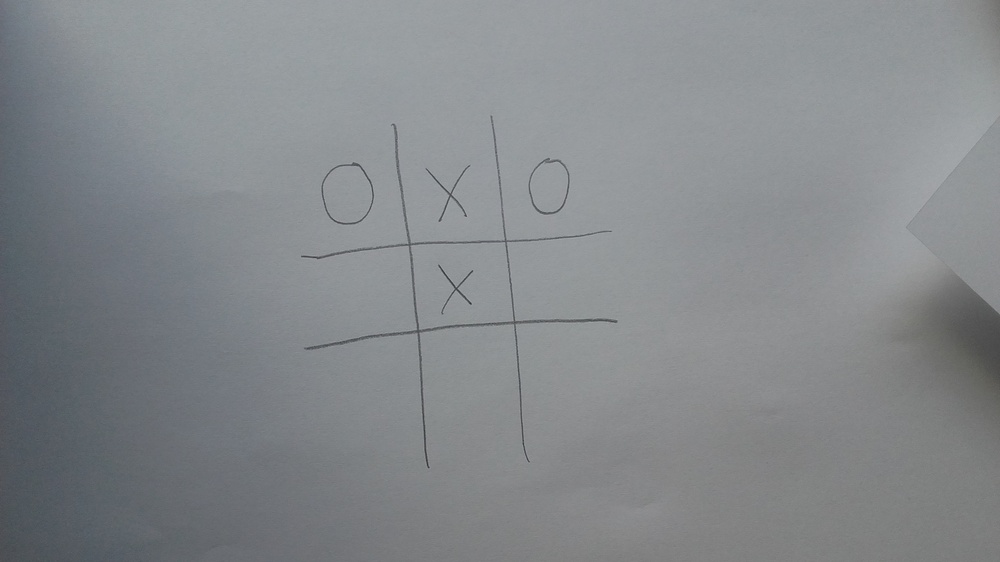
#> input picture PlanszeWejsciowe/p10.jpg, 1000 x 562 px, shrunk from 3264 x 1836 before the run, found by its file name
$ python -i board_finding.py   (imports and definitions only)   (older library calls are emulated)
#> lines starting #> are read from the running program, lines starting #| are printed output that depends on the picture; after the words box and inside, x2 and y2 are one past the last pixel; in counts of white or black regions, pixels touching at a corner belong together
import cv2
import numpy as np
import random

kernel = np.ones((5, 5), np.uint8)
minimalContourArea = 100

def delete_biggest_contour(contours):
    con = get_biggest_contour_index(contours)
    if con is not None and len(contours) > 1:
        contours.pop(con)


def get_biggest_contour_index(contours):
    con = None
    my_max = 0
    for i in range(len(contours)):
        if cv2.contourArea(contours[i]) > my_max:
            my_max = cv2.contourArea(contours[i])
            con = i
    return con


# [9 lines left out: function my_adaptive_canny, not called in this run]


def pre_process(image):
    result = cv2.GaussianBlur(image, (7, 7), 1)
    result = cv2.cvtColor(result, cv2.COLOR_BGRA2BGR)
    result = cv2.cvtColor(result, cv2.COLOR_BGR2GRAY)
    result = cv2.Canny(result, 50, 90, 3)
    result = cv2.adaptiveThreshold(result, 90, cv2.ADAPTIVE_THRESH_MEAN_C, cv2.THRESH_BINARY, 11, 2)
    result = cv2.morphologyEx(result, cv2.MORPH_CLOSE, kernel)
    return result


def get_approx_poly(contour):
    epsilon = cv2.arcLength(contour, True) * 0.02
    return cv2.approxPolyDP(contour, epsilon, True)


def find_and_manipulate_contours(img):
    _, contours, hierarchy = cv2.findContours(img, cv2.RETR_TREE, cv2.CHAIN_APPROX_NONE)
    assert (len(contours) > 0)
    delete_biggest_contour(contours)
    contours = [x for x in contours if
                cv2.contourArea(x) > minimalContourArea]
    return contours


def random_color():
    levels = range(128, 256, 32)
    return tuple(random.choice(levels) for _ in range(3))


def draw_contours_on_blank(img, contours):
    h, w, _ = np.shape(img)
    blank = np.zeros((h, w, 3), np.uint8)
    biggest_contour_index = get_biggest_contour_index(contours)
    if biggest_contour_index is not None:
        cv2.drawContours(blank, [contours[biggest_contour_index]], -1, (120, 140, 170), 1)
    return blank


def try_to_cut_board_coords(processed, contours):
    c = get_biggest_contour_index(contours)
    while c is not None and len(contours) > 1:
        if check_if_contour_looks_like_board(processed, contours[c]):
            break
        delete_biggest_contour(contours)
        c = get_biggest_contour_index(contours)
    if c is None:
        pass
    else:
        c = contours[c]
    x, y, w, h = cv2.boundingRect(c)
    cv2.rectangle(processed, (x, y), (x + w, y + h), random_color(), 2)

    return x, y, w, h


def check_if_contour_looks_like_board(processed, contour):
    not_valid_rect_to_hull = 2
    not_valid_threshold_w_h_ratio = 2
    contour = get_approx_poly(contour)
    x, y, w, h = cv2.boundingRect(contour)
    hull = cv2.convexHull(contour)
    rect_hull_ratio = 0
    if cv2.contourArea(hull) != 0:
        rect_hull_ratio = (w * h) / cv2.contourArea(hull)
    if rect_hull_ratio > not_valid_rect_to_hull:
        return False
    _, contours, hierarchy = cv2.findContours(processed, cv2.RETR_TREE, cv2.CHAIN_APPROX_NONE)
    if w / h > not_valid_threshold_w_h_ratio or h / w > not_valid_threshold_w_h_ratio:
        return False
    return True


def find_board(img_name):
#> called with img_name = 'PlanszeWejsciowe/p10.jpg'
    img_original = cv2.imread("./PlanszeWejsciowe/" + img_name)
#> img_original is the input picture: shape (562, 1000, 3); mean B, G, R 139.5, 136.4, 132.7
    processed = pre_process(img_original)
#> in pre_process, `result = cv2.Canny(result, 50, 90, 3)`:
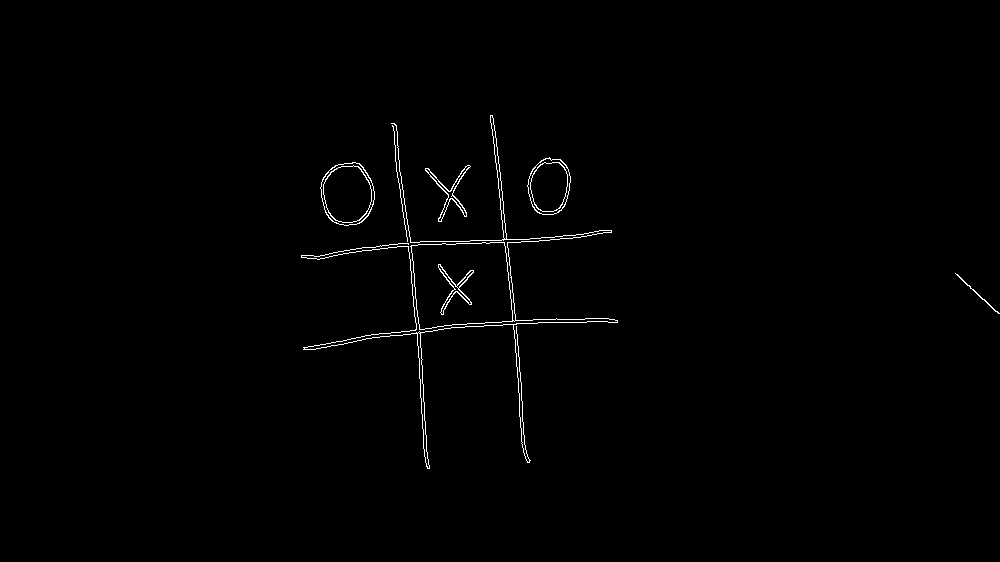
#> result: shape (562, 1000); 0.71% white in thin lines or dots, all inside (x1, y1, x2, y2) = (301, 115, 1000, 469)
#> in pre_process, `result = cv2.adaptiveThreshold(result, 90, cv2.ADAPTIVE_THRESH_MEAN_C,..`:
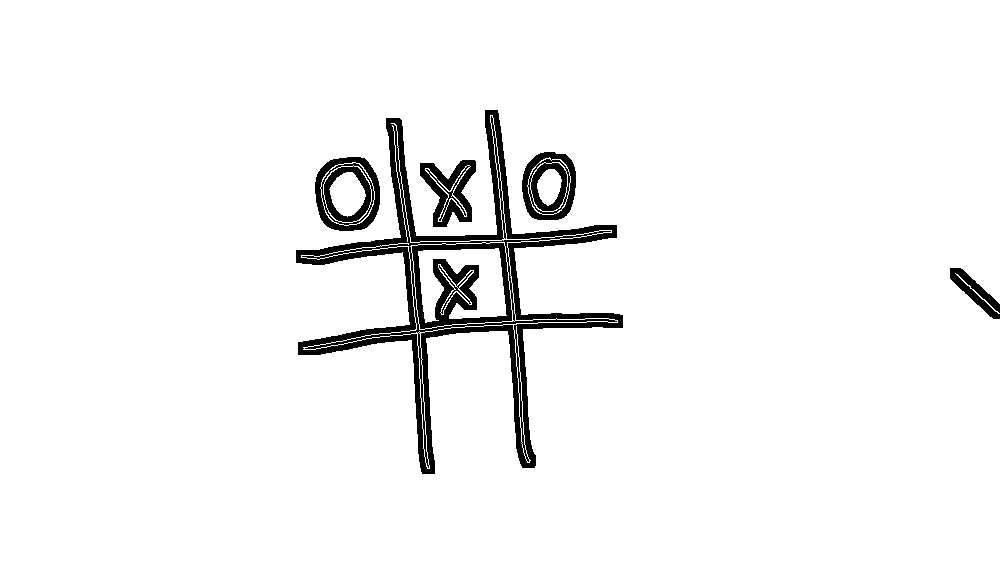
#> result: shape (562, 1000); values 0 (black) and 90 (white), 95.5% white; 5 black regions, box (x1, y1, x2, y2) and area: (296, 110, 623, 474) 18167, (315, 157, 380, 231) 2482, (522, 152, 576, 220) 2110, (420, 160, 476, 227) 1875, (950, 268, 1000, 319) 897
#> in pre_process, `result = cv2.morphologyEx(result, cv2.MORPH_CLOSE, kernel)`:
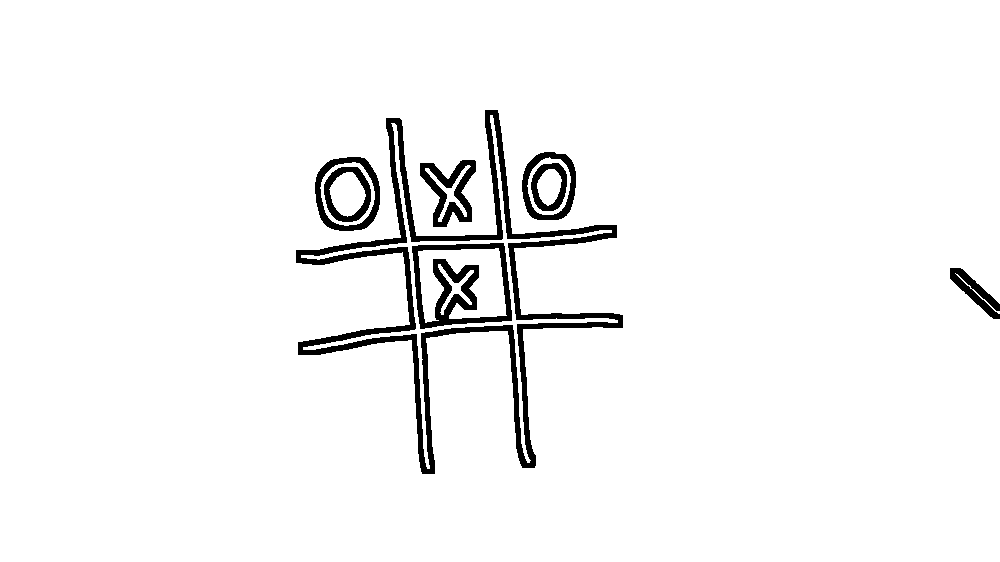
#> result: shape (562, 1000); values 0 (black) and 90 (white), 96% white; 8 black regions
    contours = find_and_manipulate_contours(processed)
#> in find_and_manipulate_contours, `_, contours, hierarchy = cv2.findContours(img, cv2.RETR_TREE, cv2.CHAI..`: contours = 17 contours; largest, box (x1, y1, x2, y2) and area: (0, 0, 1000, 562) 559411, (295, 109, 624, 475) 26050, (301, 115, 618, 469) 11310, (411, 242, 513, 330) 7614, (314, 156, 381, 232) 4142
#> the loop in get_biggest_contour_index, `for i in range(len(contours)):` made 17 passes
#> (my_max, con) on passes 1 to 2: (39, 0), (559411, 1)
#> after the loop in get_biggest_contour_index, `for i in range(len(contours)):`: con = 1; my_max = 559411
#> in delete_biggest_contour, `con = get_biggest_contour_index(contours)`: con = 1
#> in find_and_manipulate_contours, `contours = [x for x in contours if cv2.contourArea(x) > minimalContour..`: contours = 15 contours; largest, box (x1, y1, x2, y2) and area: (295, 109, 624, 475) 26050, (301, 115, 618, 469) 11310, (411, 242, 513, 330) 7614, (314, 156, 381, 232) 4142, (418, 248, 507, 323) 3616
    x, y, w, h = try_to_cut_board_coords(processed, contours)
#> the loop in get_biggest_contour_index (call 2), `for i in range(len(contours)):` made 15 passes
#> my_max on passes 1, 3, 11: 2300.5, 4141.5, 26049.5
#> in try_to_cut_board_coords, `c = get_biggest_contour_index(contours)`: c = 10
#> the loop in try_to_cut_board_coords, `while c is not None and len(contours) > 1:` made 1 pass
#> (not_valid_rect_to_hull in check_if_contour_looks_like_board, not_valid_threshold_w_h_ratio in check_if_contour_looks_like_board, x in check_if_contour_looks_like_board, y in check_if_contour_looks_like_board, w in check_if_contour_looks_like_board, h in check_if_contour_looks_like_board, rect_hull_ratio in check_if_contour_looks_like_board) on pass 1: (2, 2, 295, 109, 329, 366, 1.34)
#> in try_to_cut_board_coords, `c = contours[c]`: c = contour of 2277 points, box (x1, y1, x2, y2) (295, 109, 624, 475), area 26050
#> in try_to_cut_board_coords, `x, y, w, h = cv2.boundingRect(c)`: x = 295; y = 109; w = 329; h = 366
#> in try_to_cut_board_coords, `cv2.rectangle(processed, (x, y), (x + w, y + h), random_color(), 2)`:
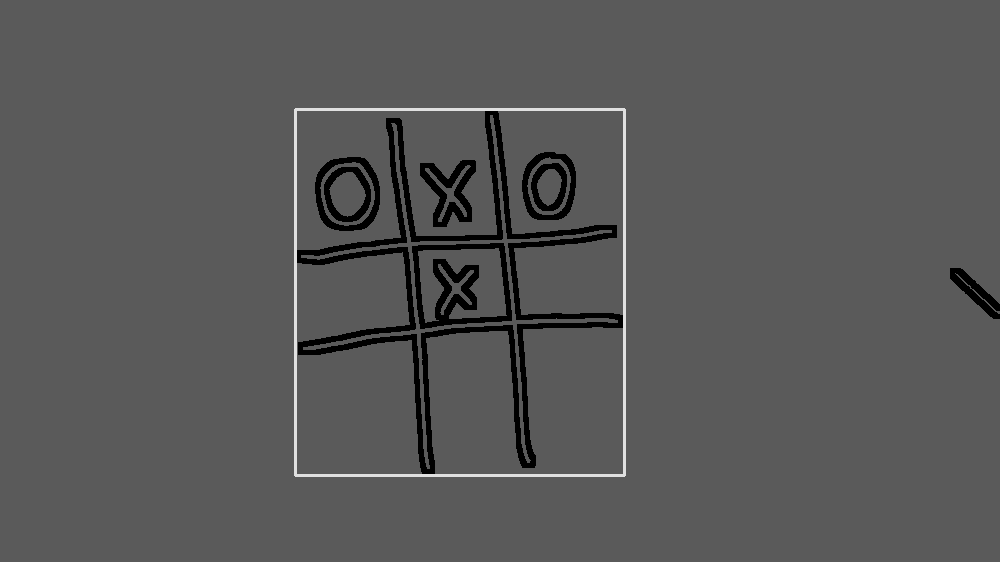
#> processed: shape (562, 1000); 0.74% of pixels changed, all inside (x1, y1, x2, y2) = (294, 108, 626, 477)
#> x = 295; y = 109; w = 329; h = 366
    cropped = img_original[y: y + h, x: x + w]
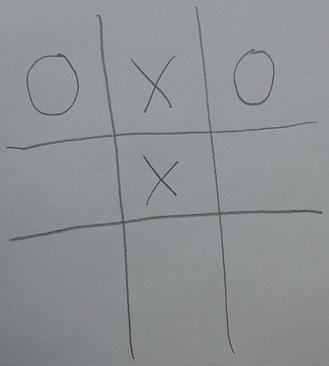
#> cropped: shape (366, 329, 3); mean B, G, R 147.6, 144.9, 141.2
    draw_contours_on_blank(img_original, contours)
#> in draw_contours_on_blank, `biggest_contour_index = get_biggest_contour_index(contours)`: biggest_contour_index = 10
#> in draw_contours_on_blank, `cv2.drawContours(blank, [contours[biggest_contour_index]], -1, (120, 1..`:
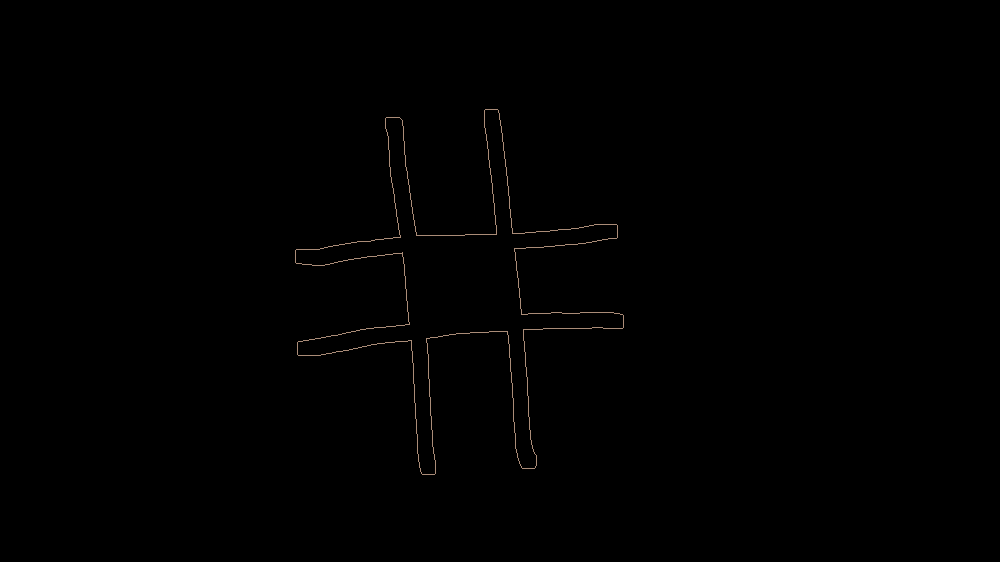
#> blank: shape (562, 1000, 3); mean of channels 0, 1, 2 0.5, 0.6, 0.7; drawn as B, G, R
    return cropped


# [5 lines left out: function boards_finding, not called in this run]

>>> result = find_board('PlanszeWejsciowe/p10.jpg')

$ run again, on PlanszeWejsciowe/p11.jpg
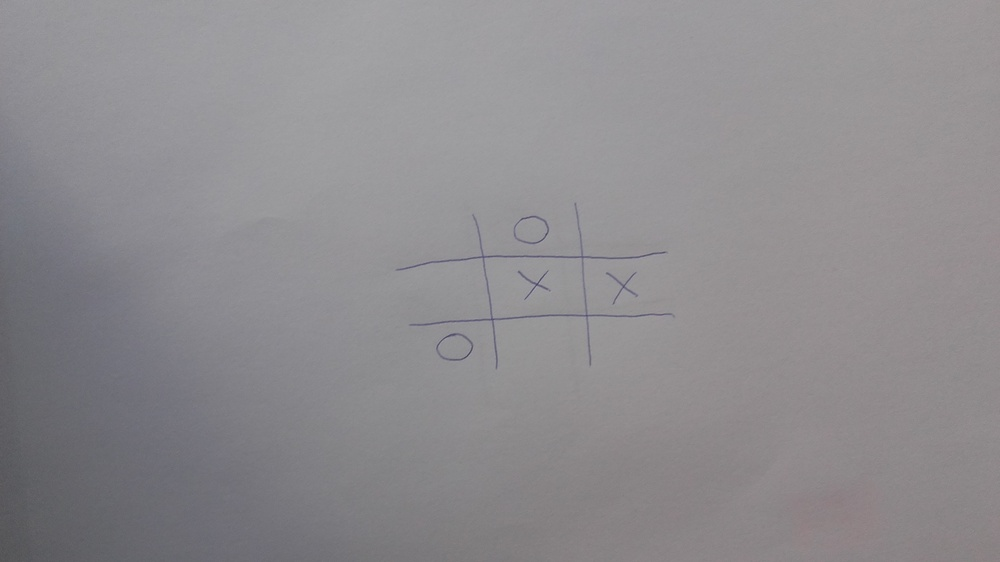
#> input picture PlanszeWejsciowe/p11.jpg, 1000 x 562 px, shrunk from 3264 x 1836 before the run, found by its file name
#> in find_board, img_original is the input picture: shape (562, 1000, 3); mean B, G, R 143, 139.9, 142
#> in pre_process, `result = cv2.morphologyEx(result, cv2.MORPH_CLOSE, kernel)`:
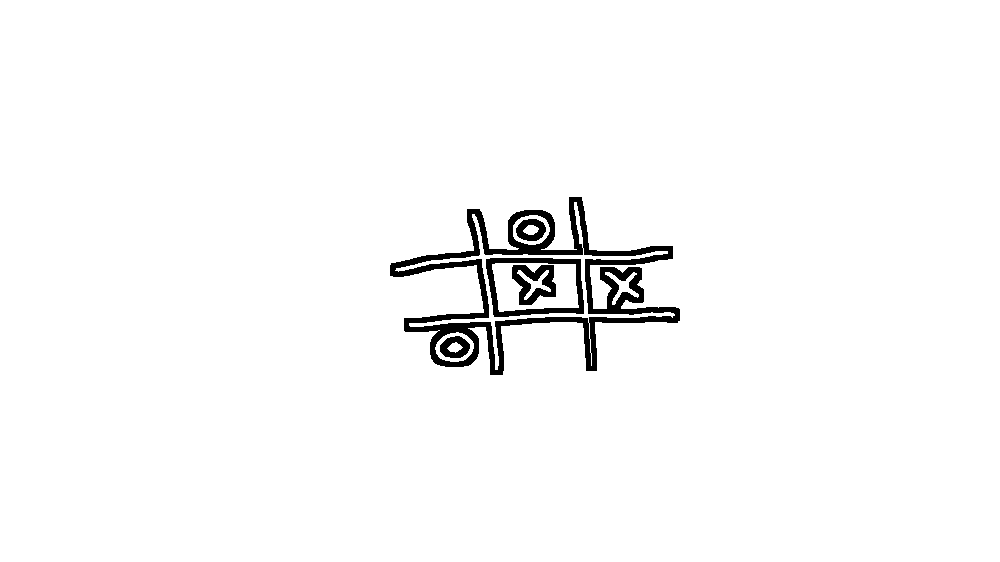
#> result: shape (562, 1000); values 0 (black) and 90 (white), 97.6% white; 5 black regions
#> in find_and_manipulate_contours, `_, contours, hierarchy = cv2.findContours(img, cv2.RETR_TREE, cv2.CHAI..`: contours = 14 contours; largest, box (x1, y1, x2, y2) and area: (0, 0, 1000, 562) 560439, (389, 196, 681, 376) 21404, (395, 202, 675, 370) 7525, (485, 257, 585, 318) 5366, (492, 263, 579, 312) 3613
#> the loop in get_biggest_contour_index, `for i in range(len(contours)):` made 14 passes
#> (my_max, con) on pass 1: (560439, 0)
#> after the loop in get_biggest_contour_index, `for i in range(len(contours)):`: con = 0; my_max = 560439
#> in delete_biggest_contour, `con = get_biggest_contour_index(contours)`: con = 0
#> in find_and_manipulate_contours, `contours = [x for x in contours if cv2.contourArea(x) > minimalContour..`: contours = 11 contours; largest, box (x1, y1, x2, y2) and area: (389, 196, 681, 376) 21404, (395, 202, 675, 370) 7525, (485, 257, 585, 318) 5366, (492, 263, 579, 312) 3613, (511, 264, 557, 306) 1374
#> the loop in get_biggest_contour_index (call 2), `for i in range(len(contours)):` made 11 passes
#> (my_max, con) on pass 1: (21404, 0)
#> in try_to_cut_board_coords, `c = get_biggest_contour_index(contours)`: c = 0
#> the loop in try_to_cut_board_coords, `while c is not None and len(contours) > 1:` made 1 pass
#> (not_valid_rect_to_hull in check_if_contour_looks_like_board, not_valid_threshold_w_h_ratio in check_if_contour_looks_like_board, x in check_if_contour_looks_like_board, y in check_if_contour_looks_like_board, w in check_if_contour_looks_like_board, h in check_if_contour_looks_like_board, rect_hull_ratio in check_if_contour_looks_like_board) on pass 1: (2, 2, 389, 196, 292, 176, 1.34)
#> in try_to_cut_board_coords, `c = contours[c]`: c = contour of 1716 points, box (x1, y1, x2, y2) (389, 196, 681, 376), area 21404
#> in try_to_cut_board_coords, `x, y, w, h = cv2.boundingRect(c)`: x = 389; y = 196; w = 292; h = 180
#> processed: shape (562, 1000); 0.5% of pixels changed, all inside (x1, y1, x2, y2) = (388, 195, 683, 378)
#> in find_board, `x, y, w, h = try_to_cut_board_coords(processed, contours)`: x = 389; y = 196; w = 292; h = 180
#> biggest_contour_index = 0
#> in draw_contours_on_blank, `cv2.drawContours(blank, [contours[biggest_contour_index]], -1, (120, 1..`:
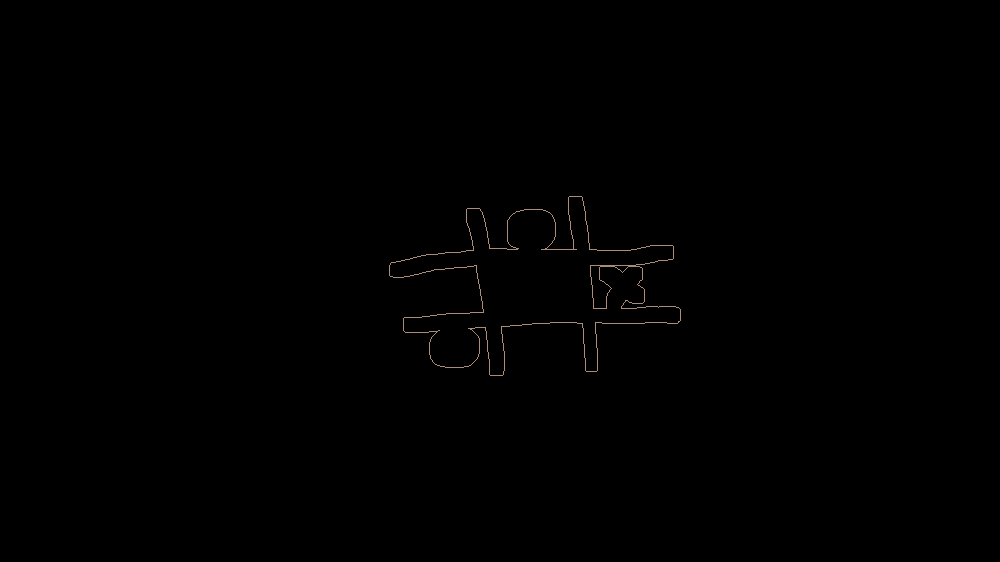
#> blank: shape (562, 1000, 3); mean of channels 0, 1, 2 0.4, 0.4, 0.5; drawn as B, G, R
